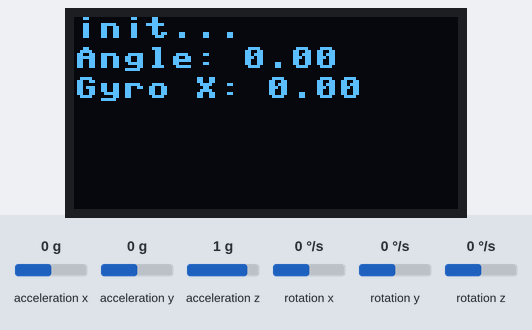
A program run on a simulated MicroPython board. Shown: 128×64 one-colour display. The test bench sets the inputs (shaded band); at power-on: acceleration y 0 g, acceleration z 1 g, rotation x 0 °/s, acceleration x 0 g, rotation y 0 °/s, rotation z 0 °/s. Library files of the repository ran but are not shown: mpu6050.py, ssd1306.py.

Above: at 1.3 s.
1.4 s: acceleration y set to -1.4 g
At 2.0 s:
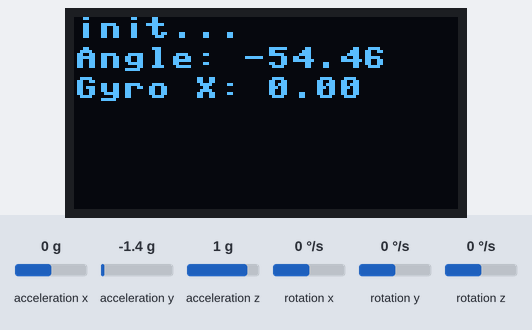
3.0 s: acceleration z set to -1.4 g
At 4.0 s:
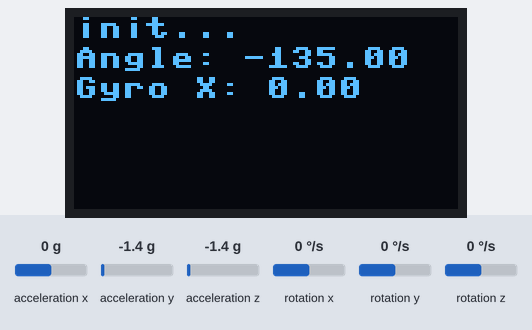
4.6 s: rotation x set to -192 °/s
At 5.6 s:
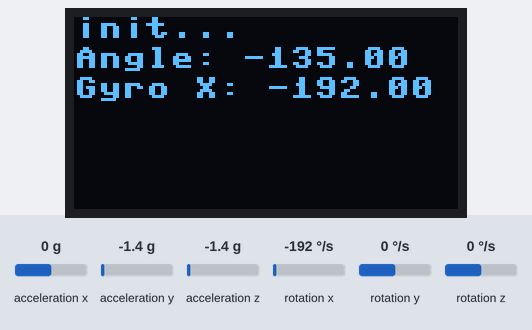
6.2 s: acceleration y set to -0.8 g
At 6.8 s:
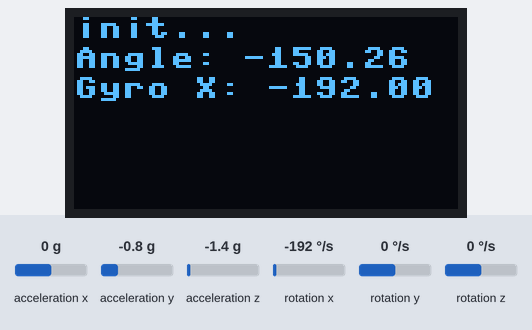
Timing chart, 0 to 8.7 s (numbered marks = the images above; inputs shaded):
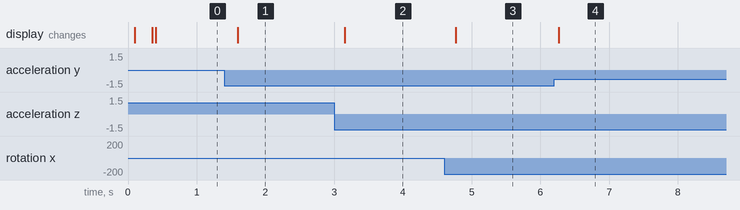

Measured:
- after the input at 1.4 s, the display: changes after 0.20 s (image 1)
- after the input at 3.0 s, the display: changes after 0.15 s (image 2)
- after the input at 4.6 s, the display: changes after 0.17 s (image 3)
- after the input at 6.2 s, the display: changes after 0.07 s (image 4)

The program:

test.py
```python
from oled import OLED
from machine import sleep

# 使用示例
oled = OLED(18, 19)
oled.clear()
oled.display('init...', 0, 0)


# 导入MPU6050类
from mpu6050 import MPU6050

# 初始化MPU6050
# 假设你的I2C引脚为GPIO22 (SCL) 和 GPIO21 (SDA)
mpu = MPU6050(scl_pin=32, sda_pin=33)

while True:
    sleep(200)
      # 获取倾斜角度
    tilt_angle = mpu.calculate_tilt_angle()

    # 在OLED上显示倾斜角度
    angle_text = "Angle: {:.2f}".format(tilt_angle)
    oled.display(angle_text, 0, 10)

    # 获取角速度数据
    gyro_rate = mpu.get_gyro_rate()
    gyro_y = gyro_rate['x']  # 关注y轴的角速度
    # 将倾斜角度和角速度格式化为一行文本
    gyro_text = "Gyro X: {:.2f}".format(gyro_y)
    oled.display(gyro_text, 0, 20)
```

oled.py
```python
import sys
sys.path.append('/lib')
from machine import Pin, SoftI2C
import ssd1306

class OLED:
    """
    用于控制SSD1306 OLED显示屏的类。
    """

    def __init__(self, scl_pin, sda_pin):
        """
        初始化OLED显示屏。

        :param scl_pin: I2C时钟线的引脚。
        :param sda_pin: I2C数据线的引脚。
        """
        self.i2c = SoftI2C(scl=Pin(scl_pin), sda=Pin(sda_pin))
        self.oled = ssd1306.SSD1306_I2C(128, 64, self.i2c)

    def display(self, text, x, y):
        """
        显示文本。

        :param text: 要显示的文本。
        :param x: 文本显示的X轴位置。
        :param y: 文本显示的Y轴位置。
        """
        self.oled.fill_rect(x, y, 128, 10, 0)  # 擦除旧文本
        self.oled.text(text, x, y)             # 显示新文本
        self.oled.show()                       # 更新显示

    def clear(self):
        """
        清除屏幕。
        """
        self.oled.fill(0)  # 使用黑色填充整个屏幕
        self.oled.show()   # 更新显示
```
